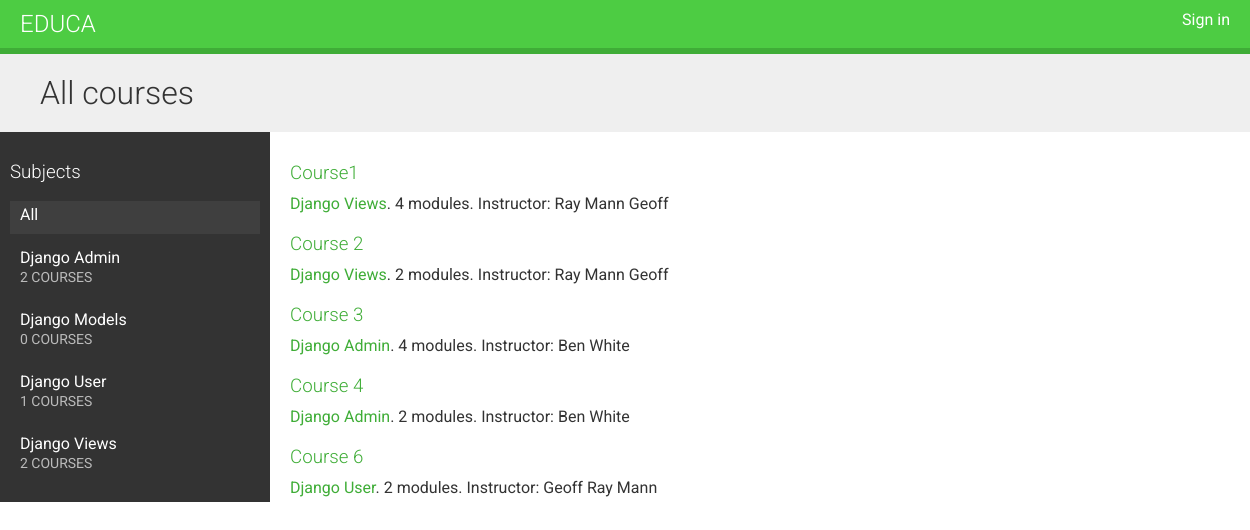
Before: / with the older database file.
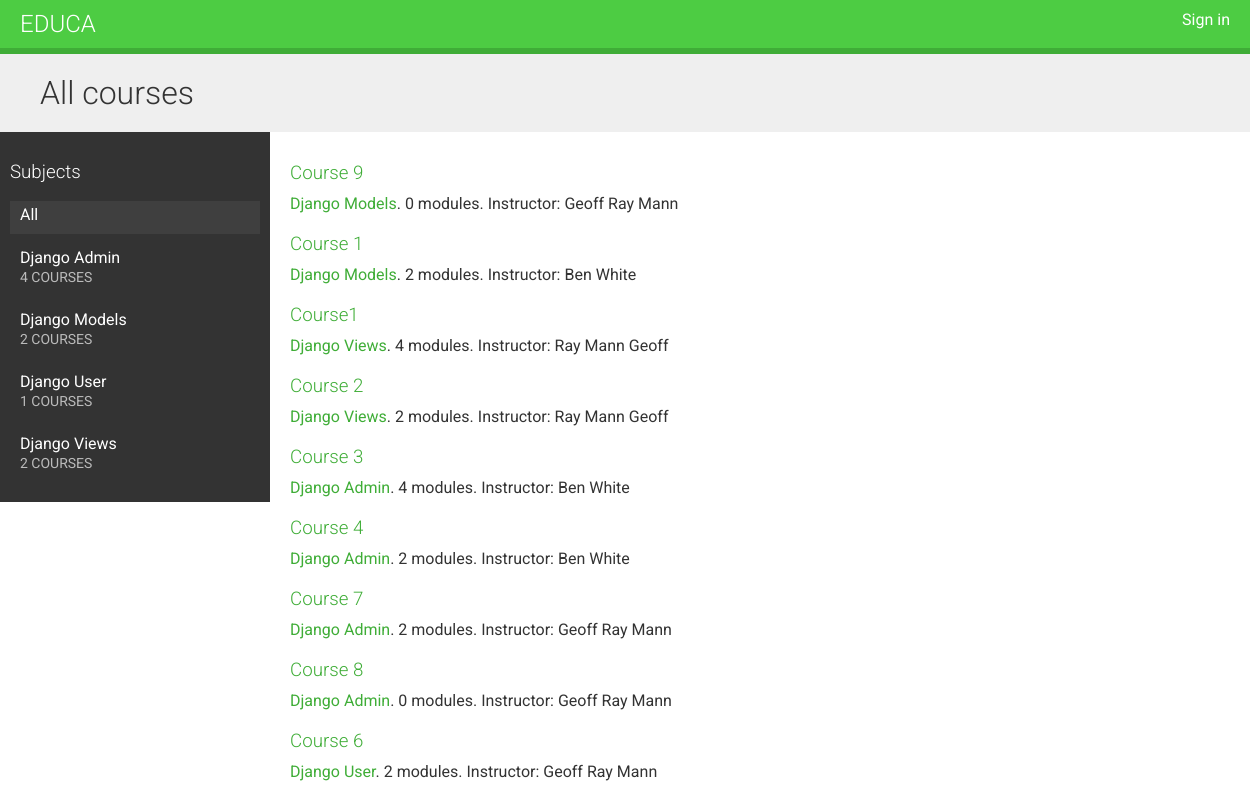
After: the same page with the newer database file.
### courses/models.py (models this page shows, shortened)
class Subject(models.Model):
    title = models.CharField(max_length=200)
    slug = models.SlugField(max_length=200, unique=True)
    class Meta:
        ordering = ['title']
    def __str__(self):
        return self.title

class Course(models.Model):
    owner = models.ForeignKey(User, related_name='courses_created', on_delete=models.CASCADE)
    subject = models.ForeignKey(Subject, related_name='courses', on_delete=models.CASCADE)
    title = models.CharField(max_length=200)
    slug = models.SlugField(max_length=200, unique=True)
    overview = models.TextField()
    created = models.DateTimeField(auto_now_add=True)
    students = models.ManyToManyField(User, related_name='courses_joined', blank=True)
    class Meta:
        ordering = ['-created']

### courses/views.py (the view)
# urls.py: path('', CourseListView.as_view(), name='course_list'),
class CourseListView(TemplateResponseMixin, View):
    model = Course
    template_name = 'courses/course/list.html'
    def get(self, request, subject=None):
        subjects = Subject.objects.annotate(total_courses=Count('courses'))
        courses = Course.objects.annotate(total_modules= Count('modules'))
        if subject:
            subject = get_object_or_404(Subject, slug=subject)
            courses = courses.filter(subject=subject)
        return self.render_to_response({
            'subjects': subjects,
            'subject': subject,
            'courses': courses
        })

### courses/templates/courses/course/list.html (shortened to what this page needs)
{% extends "base.html" %}
{% block content %}
    <h1>
        {% if subject %}
            {{ subject.title }} courses
        {% else %}
            All courses
        {% endif %}
    </h1>
    <div class="contents">
        <h3>Subjects</h3>
        <ul id="modules">
            <li {% if not subject %}class="selected"{% endif %}>
                <a href="{% url 'course_list' %}">All</a>
            </li>
            {% for s in subjects %}
                <li {% if subject == s %}class="selected"{% endif %}>
                    <a href="{% url 'course_list_subject' s.slug %}">
                        {{ s.title }}
                        <br><span>{{ s.total_courses }} courses</span>
                    </a>
                </li>
            {% endfor %}
        </ul>
    </div>
    <div class="module">
        {% for course in courses %}
            {% with subject=course.subject %}
                <h3>
                    <a href="{% url 'course_detail' course.slug %}">
                        {{ course.title }}
                    </a>
                </h3>
                <p>
                    <a href="{% url 'course_list_subject' subject.slug %}">{{ subject }}</a>.
                    {{ course.total_modules }} modules.
                    Instructor: {{ course.owner.get_full_name }}
                </p>
            {% endwith %}
        {% endfor %}
    </div>
{% endblock %}

### courses/templates/base.html (shortened to what this page needs)
{% load static %}
<!DOCTYPE html>
<html lang="en">
<head>
    <link rel="stylesheet" href="{% static 'css/base.css' %}">
</head>
<body>
    <div id="header">
        <a href="/" class="logo">Educa</a>
        <ul class="menu">
            {% if request.user.is_authenticated %}
                <li><a href="{% url 'logout' %}">Sign Out</a></li>
            {% else %}
                <li><a href="{% url 'login' %}">Sign in</a></li>
            {% endif %}
        </ul>
    </div>
    <div id="content">
        {% block content %}
        {% endblock %}
    </div>
</body>
</html>

### courses/static/css/base.css (style rules this page uses)
body { margin:0; font-family:'Roboto', sans-serif; font-weight:400; color:#333; }
a { color:#3fad37; text-decoration:none; }
ul { float:left; }
h1, h2, h3, h4, h5, h6 { font-family:'Roboto', sans-serif; font-weight:300; }
h1 { background:#efefef; width:100%; overflow:auto; padding:20px 0 20px 40px; margin:0; }
.module { padding:10px 20px; float:left; width:600px; }
.module h3 { margin:20px 0 0; padding:0; width:100%; }
.module p { margin:10px 0 20px; width:100%; float:left; }
#header { background:#4dcc43; overflow:auto; padding:10px 20px; border-bottom:6px solid #3fad37; }
#header .logo { text-decoration:none; font-family:'Roboto', sans-serif; font-weight:300; text-transform:uppercase; font-size:24px; color:#fff; float:left; }
#header a { color:#fff; }
#header .menu { list-style:none; float:right; margin:0; padding:0; }
.contents { width:20%; padding:10px; float:left; background:#333; color: #fff; font-family:'Roboto', sans-serif; }
.contents ul { list-style:none; margin:0; padding:0; width:100%; }
.contents ul li { margin:0 0 10px 0; padding:4px 10px 10px; overflow:auto; cursor:move; }
.contents ul li.selected { background:#3f3f3f; }
.contents ul span { text-transform:uppercase; color:#bbb; font-size:14px; }
.contents ul a { display:block; color:#fff; text-decoration:none; }

Changed rows visible on the page:
computed for Subject "Django Admin": total_courses "2" → "4"
computed for Subject "Django Models": total_courses "0" → "2"
added Course: title "Course 9", subject "Django Models", total_modules "0", owner.get_full_name "Geoff Ray Mann"
added Course: title "Course 1", subject "Django Models", total_modules "2", owner.get_full_name "Ben White"
added Course: title "Course 7", subject "Django Admin", total_modules "2", owner.get_full_name "Geoff Ray Mann"
added Course: title "Course 8", subject "Django Admin", total_modules "0", owner.get_full_name "Geoff Ray Mann"
